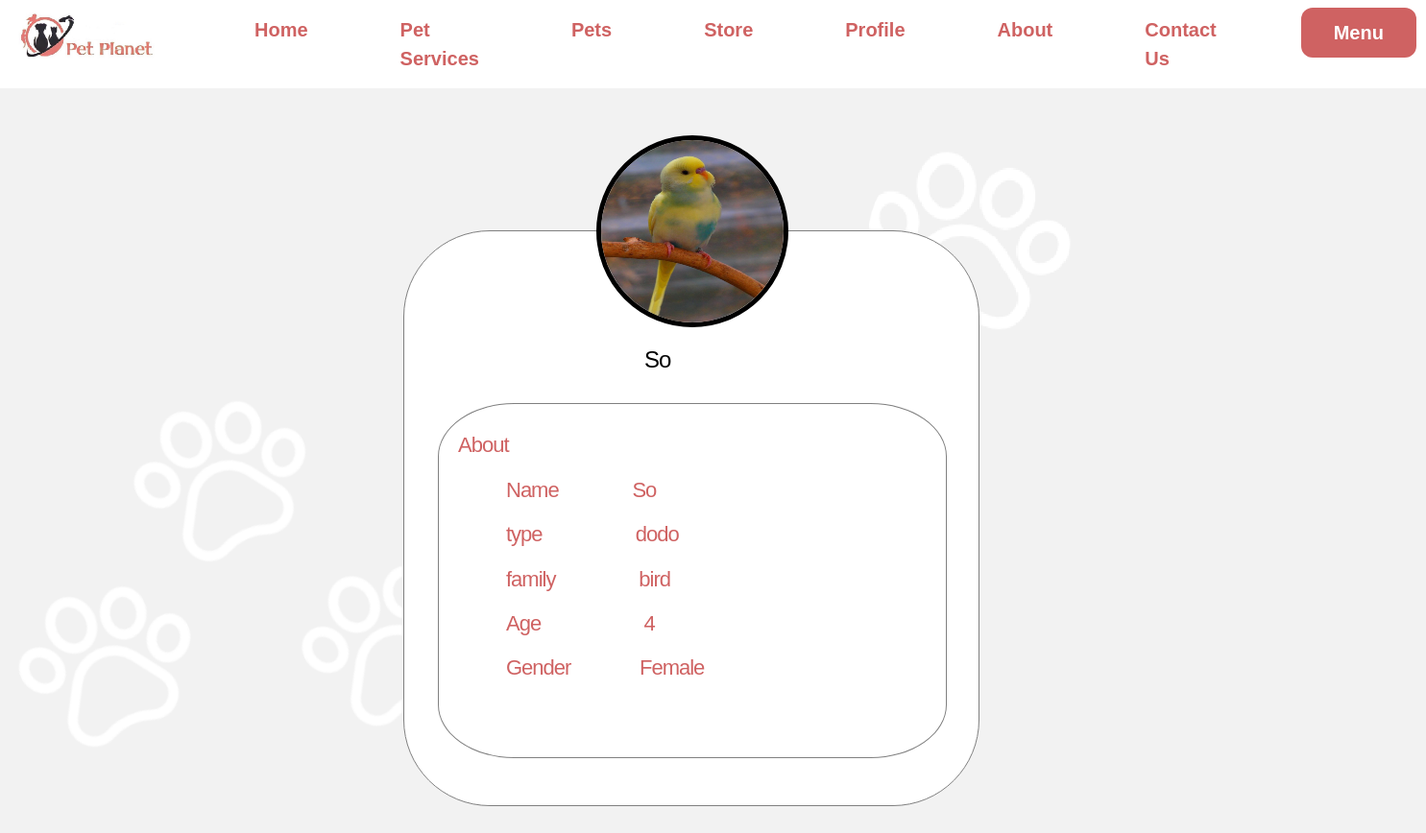
Page /pet-planet/petProfile.php?data=22 (signed in) on the committed database.
### tables this page shows
CREATE TABLE `pets` (
  `id` bigint(20) UNSIGNED NOT NULL,
  `name` varchar(255) NOT NULL,
  `type` varchar(255) NOT NULL,
  `family` varchar(255) NOT NULL,
  `gender` enum('m','f') NOT NULL,
  `age` tinyint(4) NOT NULL,
  `image` varchar(64) DEFAULT 'petDefault.jpg',
  `user_id` bigint(20) UNSIGNED NOT NULL
);

### pet-planet/App/Database/Connection/Connection.php (called while the page is built, shortened)
<?php
class Connection
{
    private string $dbName = 'pet_planet';
    private string $hostName = 'localhost';
    private string $username = 'root';
    private string $password = '';
    private int $DBport = 3306;
    public function __construct()
    {
        $this->connect = new \mysqli(
            $this->hostName,
            $this->username,
            $this->password,
            $this->dbName,
            $this->DBport
        );
    }
}

### pet-planet/App/Database/Models/Pet.php (called while the page is built, shortened)
<?php
class Pet extends Model implements MakeCrud {
    private $id,
    $name,
    $type,
    $family,
    $age,
    $gender,
    $image,
    $user_id;
    public function getPetInfo()
    {
        $query = "SELECT * FROM pets WHERE id = ? ";
        $returned_stmt = $this->connect->prepare($query);
        $returned_stmt->bind_param('i',$this->id);
        $returned_stmt->execute();
        return $returned_stmt->get_result();
    }
    public function setId($id)
    {
        $this->id = $id;
        return $this;
    }
}

### pet-planet/petProfile.php (the view, shortened to what this page needs)
<?php
include "layouts/header.php";
include "layouts/navbarRegistered.php";
?>
<?php
if (isset($_GET["data"])) {
    $data = $_GET["data"];
}
$petObj = new Pet;
$petObj->setId($data);
$pets = $petObj->getPetInfo()->fetch_all(MYSQLI_ASSOC);
?>
<div class="pro">
    <div class="background">
        <?php foreach ($pets as $pet) { ?>
            <div class="profile">
                <div class="pic"><img class="profilepic" src="assets/img/pets/<?= $pet['image'] ?>" alt=""></div>
                <h4><?= $pet['name'] ?></h4>
                <div class="inner" style="padding-top: 30px;">
                    <h5 class="about">About</h5>
                    <h5>Name &nbsp;&nbsp;&nbsp;&nbsp;&nbsp;&nbsp;&nbsp;&nbsp;&nbsp;&nbsp;&nbsp;&nbsp;&nbsp;&nbsp;<?= $pet['name'] ?></h5>
                    <h5>type &nbsp;&nbsp;&nbsp;&nbsp;&nbsp;&nbsp;&nbsp;&nbsp;&nbsp;&nbsp;&nbsp;&nbsp;&nbsp;&nbsp;&nbsp;&nbsp;&nbsp;&nbsp;<?= $pet['type'] ?></h5>
                    <h5>family &nbsp;&nbsp;&nbsp;&nbsp;&nbsp;&nbsp;&nbsp;&nbsp;&nbsp;&nbsp;&nbsp;&nbsp;&nbsp;&nbsp;&nbsp;&nbsp;<?= $pet['family'] ?></h5>
                    <h5>Age &nbsp;&nbsp;&nbsp;&nbsp;&nbsp;&nbsp;&nbsp;&nbsp;&nbsp;&nbsp;&nbsp;&nbsp;&nbsp;&nbsp;&nbsp;&nbsp;&nbsp;&nbsp;&nbsp;&nbsp;<?= $pet['age'] ?></h5>
                    <h5>Gender &nbsp;&nbsp;&nbsp;&nbsp;&nbsp;&nbsp;&nbsp;&nbsp;&nbsp;&nbsp;&nbsp;&nbsp;&nbsp;<?= $pet['gender'] == 'm' ? 'Male' : 'Female' ?></h5>
                </div>
            </div>
        <?php } ?>
    </div>
</div>

### pet-planet/assets/css/style2.css (style rules this page uses)
:root { --white-color: #ffffff; --primary-color: #81B29A; --secondary-color: #3D405B; --section-bg-color: #F4F1DE; --custom-btn-bg-color: #2a60d6; --custom-btn-bg-hover-color: #E07A5F; --dark-color: #000000; --p-color: #717275; --link-hover-color: #2a60d6; --body-font-family: 'DM Sans', sans-serif; --h1-font-size: 42px; --h2-font-size: 36px; --h3-font-size: 28px; --h4-font-size: 24px; --h5-font-size: 22px; --h6-font-size: 20px; --p-font-size: 18px; --menu-font-size: 16px; --btn-font-size: 14px; --border-radius-large: 100px; --border-radius-medium: 20px; --border-radius-small: 10px; --font-weight-normal: 400; --font-weight-medium: 500; --font-weight-bold: 700; }
body { background-color: var(--white-color); font-family: var(--body-font-family); }
h1, h2, h3, h4, h5, h6 { font-weight: var(--font-weight-medium); letter-spacing: -1px; }
h4 { font-size: var(--h4-font-size); }
h5 { font-size: var(--h5-font-size); }

### pet-planet/assets/css/style.css (style rules this page uses)
body { margin: 0px; padding: 0px; background-image: url("../img/other/signinBackground.png"); background-size: cover; width: auto; background-repeat: no-repeat; background-color: #f2f2f2; }
.background { top: 340px; position: absolute; left: 490px; color: white; }
img { height: 35px; }
.profile { border: 1px solid gray; border-radius: 15%; margin-top: -100px; margin-bottom: 100; margin-left: -70px; width: 600px; height: 600px; background-color: #FFFFFF; margin-bottom: 120px; }
.inner { border: 1px solid gray; border-radius: 15%; margin-top: 30px; margin-bottom: 100px; margin-left: 35px; width: 530px; height: 370px; background-color: #FFFFFF; }
.pic { width: 200px; height: 200px; border-radius: 50%; border: 5px solid black; margin-top: -100px; margin-left: 200px; }
h4 { color: black; margin-top: 20px; margin-left: 250px; }
.about { margin-left: 20px; margin-top: 10px; margin-bottom: 40px; display: inline; }
h5 { color: #CF6262; margin-left: 70px; margin-top: 20px; }
.profilepic { width: 190px; height: 190px; border-radius: 50%; margin-top: 0px; margin-left: 0px; }

### rows in the picture
pets: image (picture), name "So", type "dodo", family "bird", age "4", gender "Female"
